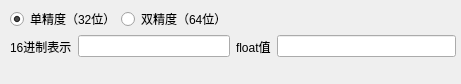
<?xml version="1.0" encoding="UTF-8"?>
<ui version="4.0">
 <class>Dialog</class>
 <widget class="QDialog" name="Dialog">
  <property name="geometry">
   <rect>
    <x>0</x>
    <y>0</y>
    <width>461</width>
    <height>84</height>
   </rect>
  </property>
  <property name="windowTitle">
   <string>IEEE754转换工具</string>
  </property>
  <widget class="QWidget" name="">
   <property name="geometry">
    <rect>
     <x>10</x>
     <y>35</y>
     <width>446</width>
     <height>23</height>
    </rect>
   </property>
   <layout class="QHBoxLayout" name="horizontalLayout_3">
    <item>
     <layout class="QHBoxLayout" name="horizontalLayout">
      <item>
       <widget class="QLabel" name="label">
        <property name="text">
         <string>16进制表示</string>
        </property>
       </widget>
      </item>
      <item>
       <widget class="QLineEdit" name="lineEdit"/>
      </item>
     </layout>
    </item>
    <item>
     <layout class="QHBoxLayout" name="horizontalLayout_2">
      <item>
       <widget class="QLabel" name="label_2">
        <property name="text">
         <string>float值</string>
        </property>
       </widget>
      </item>
      <item>
       <widget class="QLineEdit" name="lineEdit_2"/>
      </item>
     </layout>
    </item>
   </layout>
  </widget>
  <widget class="QWidget" name="">
   <property name="geometry">
    <rect>
     <x>10</x>
     <y>10</y>
     <width>216</width>
     <height>18</height>
    </rect>
   </property>
   <layout class="QHBoxLayout" name="horizontalLayout_4">
    <item>
     <widget class="QRadioButton" name="radioButton">
      <property name="text">
       <string>单精度（32位）</string>
      </property>
      <property name="checked">
       <bool>true</bool>
      </property>
     </widget>
    </item>
    <item>
     <widget class="QRadioButton" name="radioButton_2">
      <property name="text">
       <string>双精度（64位）</string>
      </property>
     </widget>
    </item>
   </layout>
  </widget>
 </widget>
 <resources/>
 <connections/>
</ui>
